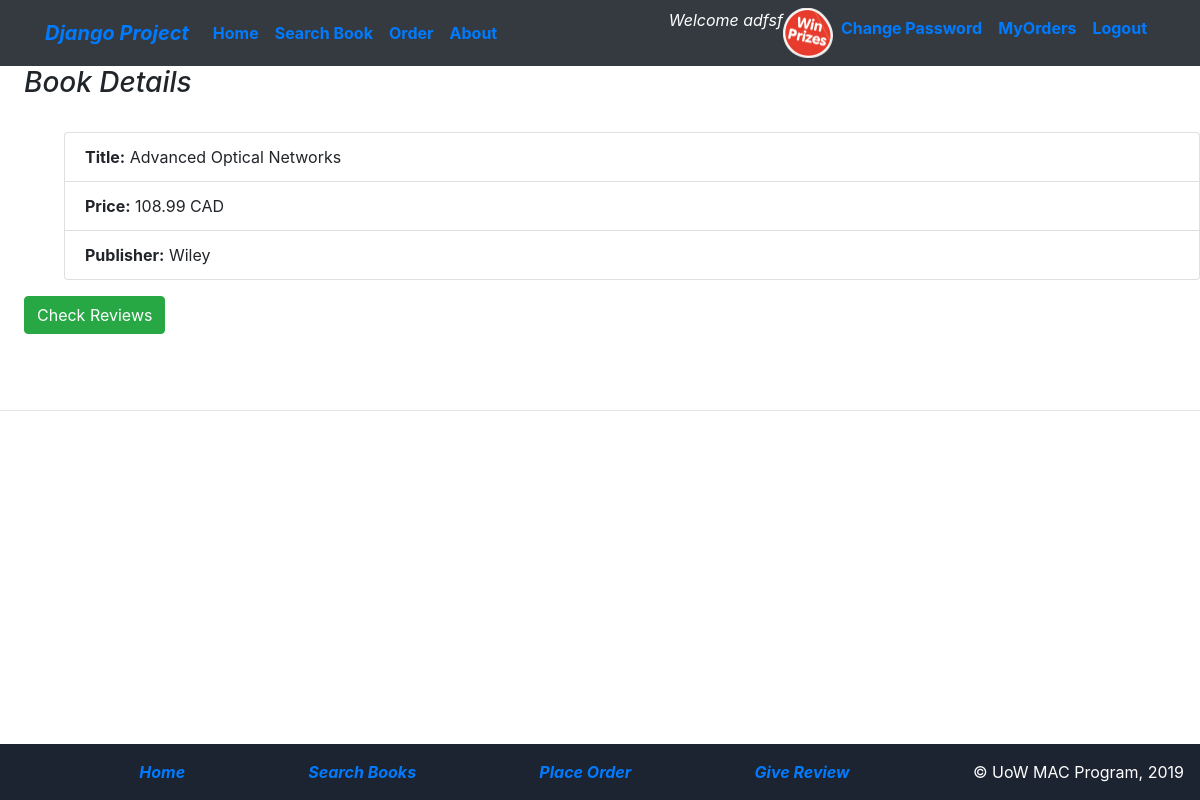
Page /myapp/1 (signed in) on the committed database.
### myapp/models.py (models this page shows, shortened)
class Member(User):
    STATUS_CHOICES = {
        (1, 'Regular member'),
        (2, 'Premium Member'),
        (3, 'Guest Member'),
    }
    status = models.IntegerField(choices=STATUS_CHOICES, default=1)
    address = models.CharField(max_length=300, blank=True)
    city = models.CharField(max_length=20, default='Windsor')
    province=models.CharField(max_length=2, default='ON')
    last_renewal = models.DateField(default=timezone.now)
    auto_renew = models.BooleanField(default=True)
    borrowed_books = models.ManyToManyField(Book, blank=True)
    avatar = models.FileField(upload_to='profile', help_text="Accepted format are .PNG, .JPEG, .JPG", blank=True, null=True)

class Book(models.Model):
    CATEGORY_CHOICES = [
        ('S', 'Science&Tech'),
        ('F', 'Fiction'),
        ('B', 'Biography'),
        ('T', 'Travel'),
        ('O', 'Other')
    ]
    title = models.CharField(max_length=200)
    category = models.CharField(max_length=1, choices=CATEGORY_CHOICES, default='S')
    num_pages = models.PositiveIntegerField(default=100)
    price = models.DecimalField(max_digits=10, decimal_places=2, validators=[maxvaluevalidator, minvaluevalidator])
    publisher = models.ForeignKey(Publisher, related_name='books', on_delete=models.CASCADE)
    description = models.TextField(blank=True)
    num_reviews = models.PositiveIntegerField(default=0)

class Publisher(models.Model):
    name = models.CharField(max_length=200)
    website = models.URLField()
    city = models.CharField(max_length=20, blank=True)
    country = models.CharField(max_length=20, default='USA')
    def __str__(self):
        return self.name

### myapp/views.py (the view)
# urls.py: path(r'<int:pk>', detailView.as_view(), name='detail'),
class detailView(DetailView):
    model = Book
    template_name = 'myapp/book_detail.html'
    def get_queryset(self):
        return Book.objects.filter(id=self.kwargs['pk'])

### myapp/templates/myapp/book_detail.html
{%  extends 'myapp/base.html' %}
{% block body_block %}
    <body>
        <h3><i>Book Details</i></h3>
        <br/>
        <ol>
            <li class="list-group-item"><b>Title:</b> {{ book.title }}</li>
            <li class="list-group-item"><b>Price:</b> {{ book.price }} CAD</li>
            <li class="list-group-item"><b>Publisher:</b> {{ book.publisher }}</li>
        </ol>
        <a href="{% url 'myapp:chk_reviews' book.id %}"><button class="btn btn-success" > Check Reviews </button></a>
    </body>
{% endblock %}

### myapp/templates/myapp/base.html (shortened to what this page needs)
<!DOCTYPE html>
{% load staticfiles %}
<html>
    <head>
        <link rel="stylesheet" href="https://stackpath.bootstrapcdn.com/bootstrap/4.1.3/css/bootstrap.min.css">
        <link rel="stylesheet" type="text/css" href="{% static 'myapp/style.css' %}" />
    </head>
        <nav class="navbar navbar-expand-sm bg-dark"
        {% block nav-style %}{% endblock %}">
            <div class="container p-none">
                <div class="navbar-header">
                    <a class="navbar-brand" href="{% url 'myapp:index' %}"><b><i>Django Project</i></b></a>
                </div>
                <div class="collapse navbar-collapse">
                    <ul class="nav navbar-nav navbar-right">
                        <li class="nav-item"><a class="nav-link" href="{% url 'myapp:index' %}"><b>Home</b></a></li>
                        <li class="nav-item"><a class="nav-link" href="{% url 'myapp:findbooks' %}"><b>Search Book</b></a></li>
                        <li class="nav-item"><a class="nav-link" href="{% url 'myapp:place_order' %}"><b>Order</b></a></li>
                        <li class="nav-item"><a class="nav-link" href="{% url 'myapp:about' %}"><b>About</b></a></li>
                    </ul>
                    <ul class="navbar-nav ml-auto">
                    {% if user.is_authenticated %}
                                <li class="nav-item"><i style="color:white">Welcome {{ user.first_name }} </i></li>
                                {% if user.member.avatar.url %}
                                    <li class="nav-item"><img src="{{ user.member.avatar.url}}" width = "50" height = "50"></li>
                                {% endif %}
                        <li class="nav-item"><a class='nav-link' href="{% url 'password_change' %}"><b>Change Password</b></a></li>
                                <li class="nav-item"><a class='nav-link' href="{% url 'myapp:myorders' %}"><b>MyOrders</b></a></li>
                                <li class="nav-item"><a class='nav-link' href="{% url 'myapp:logout' %}"><b>Logout</b></a></li>
                    {% else %}
                            <li class="nav-item"><a class= 'nav-link' href="{% url 'myapp:login' %}"><b>Login</b></a></li>
                            <li class="nav-item"><a class="nav-link" href="{% url 'myapp:register' %}"><b>Register</b></a></li>
                        {% endif %}
                       </ul>
                </div>
            </div>
        </nav>
    <body class="bodytag">
        <div class="bodycontent">
            {% block body_block %}*** {% endblock %}
        </div>
        <hr />
</body>
    <footer class="page-footer fixed bottom">
        <div class= "navbar navbar-inverse navbar-static-bottom" role="navigation">
            <div class= "navbar-text pull-right">
                <a href="{% url 'myapp:index' %}">
                    <b><i>Home</i></b></a>
            </div>
            <div class= "navbar-text pull-right">
                <a href="{% url 'myapp:findbooks' %}">
                    <b><i>Search Books</i></b></a>
            </div>
            <div class= "navbar-text pull-right">
                <a href="{% url 'myapp:place_order' %}">
                    <b><i>Place Order</i></b></a>
            </div>
            <div class= "navbar-text pull-right">
                <a href="{% url 'myapp:review' %}">
                    <b><i>Give Review</i></b></a>
            </div>
            <div class="navbar-text pull-left">
            &copy; UoW MAC Program, 2019
            </div>
        </div>
    </footer>
</html></html>

### myapp/static/myapp/style.css (style rules this page uses)
.bodytag { background-color: white; }
.bodycontent { padding-bottom: 5%; padding-left: 2%; }
.page-footer { color: white; background-color: #1C2331; position: fixed; bottom: 0; width: 100%; }
html,body { overflow-x: hidden; }

### rows in the picture
Book: title "Advanced Optical Networks", price "108.99", publisher "Wiley"

### other values in the picture
{{ user.first_name }} "adfsf"
